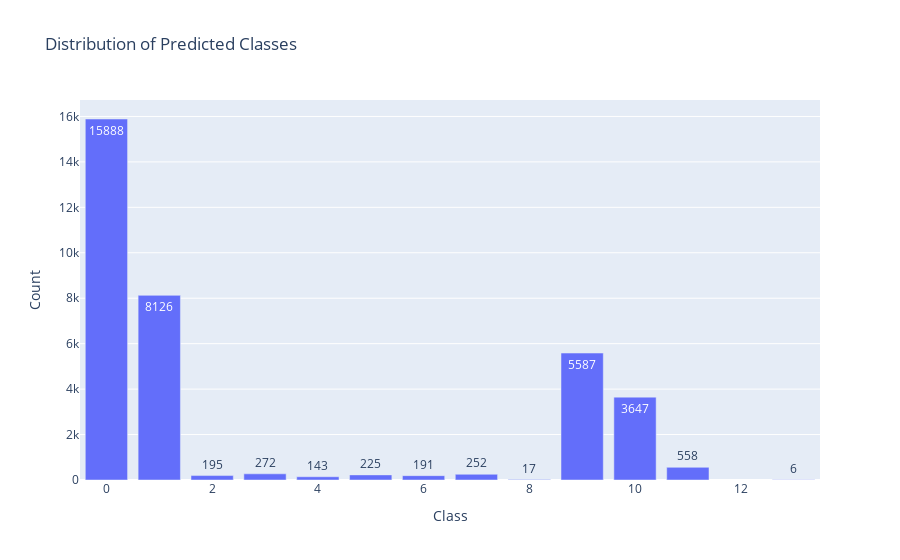

The cell this chart's notebook holds for it:
### Markdown cell above
**Распределение классов после тренировки с перевзвешиванием**

### Code cell
import pandas as pd
import plotly.express as px
from keras.models import load_model

# Загрузка данных
data_path = r'C:\Users\Admin\Desktop\Питон\Nordal\P-111\P3-111_classified_no_junk.csv'
data = pd.read_csv(data_path)
data['time'] = pd.to_datetime(data['time'])
data.set_index('time', inplace=True)
data['cluster'] = data['cluster'].astype(int)


features = ['P3-111/A_PT_341', 'P3-111/A_TT_341', 'P3-111/A_VT_341',
            'P3-111/A_VT_342', 'P3-111/A_VT_343', 'P3-111/B_PT_351',
            'P3-111/B_TT_351', 'P3-111/B_VT_351', 'P3-111/B_VT_352',
            'P3-111/B_VT_353', 'P3-111/C_PT_361', 'P3-111/C_TT_361',
            'P3-111/C_VT_361', 'P3-111/C_VT_363', 'P3-111/C_VT_362_scaled']
target = 'cluster'

# Разделение данных на обучающую и тестовую выборку с сохранением индекса
X = data[features]
y = data[target]
timestamps = data.index

# Подготовка данных для модели
X_train, X_test, y_train, y_test, timestamps_train, timestamps_test = train_test_split(
    X, y, timestamps, test_size=0.2, random_state=42
)

# Загрузка обученной модели
model_path = r'C:\Users\Admin\Desktop\Питон\Nordal\P-111\LSTM_new_weights.keras'
model = load_model(model_path)


predictions = model.predict(X_test_seq)
predicted_classes = np.argmax(predictions, axis=1)

# Создание DataFrame для удобства визуализации
results_df = pd.DataFrame({
    'timestamp': test_timestamps,
    'predicted_class': predicted_classes
})
results_df.set_index('timestamp', inplace=True)

# Подсчет количества предсказаний по классам
class_counts = results_df['predicted_class'].value_counts().reset_index()
class_counts.columns = ['predicted_class', 'count']  # Правильное переименование столбцов

# Визуализация распределения предсказанных классов
fig = px.bar(
    class_counts,
    x='predicted_class',  # Убедитесь, что столбец действительно называется 'predicted_class'
    y='count',
    title='Distribution of Predicted Classes',
    labels={'predicted_class': 'Class', 'count': 'Count'},
    text='count'
)
fig.show()


print(class_counts)

### Figure 1 — Plotly figure (JSON) as saved in the notebook; plotly's stock layout.template omitted (floating-point values rounded to 4 significant figures)
{"data": [{"alignmentgroup": "True", "hovertemplate": "Class=%{x}<br>Count=%{text}<extra></extra>", "legendgroup": "", "marker": {"color": "#636efa", "pattern": {"shape": ""}}, "name": "", "offsetgroup": "", "orientation": "v", "showlegend": false, "text": [15888, 8126, 5587, 3647, 558, 272, 252, 225, 195, 191, 143, 17, 6], "textposition": "auto", "type": "bar", "x": [0, 1, 9, 10, 11, 3, 7, 5, 2, 6, 4, 8, 13], "xaxis": "x", "y": [15888, 8126, 5587, 3647, 558, 272, 252, 225, 195, 191, 143, 17, 6], "yaxis": "y"}], "layout": {"barmode": "relative", "legend": {"tracegroupgap": 0}, "title": {"text": "Distribution of Predicted Classes"}, "xaxis": {"anchor": "y", "domain": [0, 1], "title": {"text": "Class"}}, "yaxis": {"anchor": "x", "domain": [0, 1], "title": {"text": "Count"}}}}
